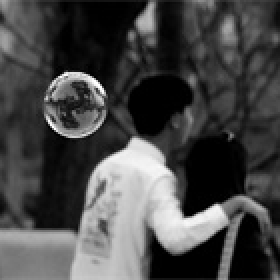
%> input picture 1.jpeg, 140 x 140 px (shown 2 times larger)
$ octave LAandPCA_tech.m   (GNU Octave 9; MATLAB toolbox functions it lacks are replaced by stand-ins)
%> lines starting %> are read from the running program, lines starting %| are printed output that depends on the picture; in (x1, y1, x2, y2) boxes, pixels count from 0 and x2, y2 are one past the last pixel; in counts of white or black regions, pixels touching at a corner belong together; the program's own positions count from 1
pho = imread('1.jpeg');
%> pho is the input picture: size 140x140x3 uint8; min 0, max 255, mean 71.5
res = rgb2gray(pho);
res1 = im2double(res);
[X,B] = eig(res1);  % eigenvalues decomposition
n = 10; %get the former n eigenvalues
temp = zeros(size(B));
for i = 1 : size(B,1)
    if i <=  n
        temp(i,i) = 1;
    end
end
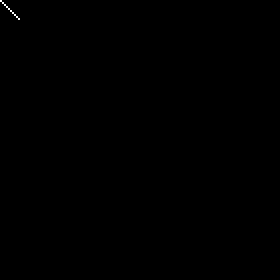
%> temp: size 140x140 double (shown 2 times larger); values 0 (black) and 1 (white), 0.05% white in thin lines or dots, all inside (x1, y1, x2, y2) = (0, 0, 10, 10)

B = B .* temp;
imshow(X*B*inv(X));
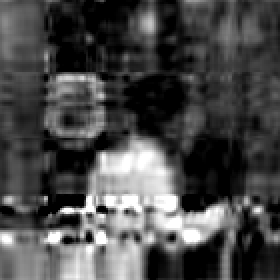
%> displayed picture: size 140x140, on the screen's scale of 0 to 255 (shown 2 times larger); min 0, max 255, mean 73.4
